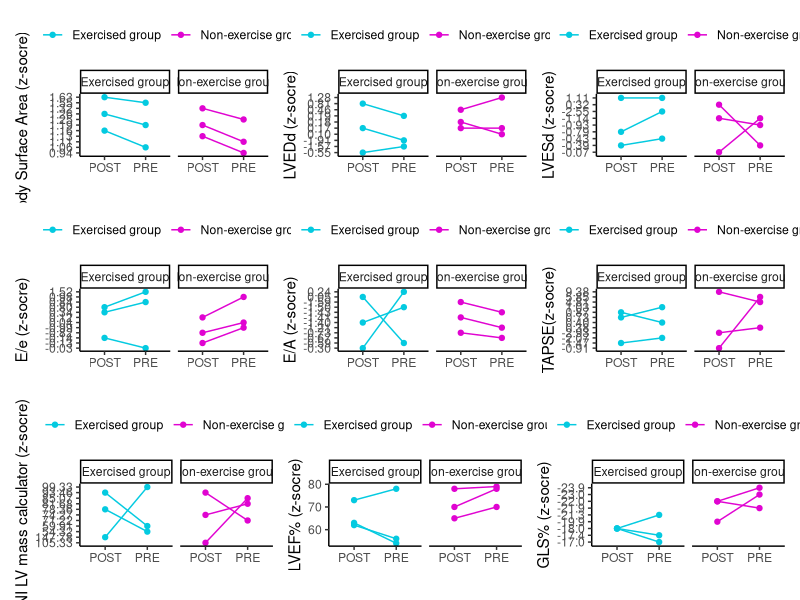

Generate this figure with R:
options(scipen=30, digits=2)

# pacotes -------------------------------------------------------------------------------------

library(tidyverse)
library(patchwork)

# carregando a base ---------------------------------------------------------------------------

df <- readxl::read_excel(path = "echo_scores.xlsx") |>
  mutate(group = if_else(group == "Ex", true = "Exercised group",false = "Non-exercise group"))

head(df,n = 12)

# funçao para plot repetido -------------------------------------------------------------------

figura <- function(base, variavel){
  base |>
    ggplot(aes(x = tempo, y = variavel, group = id, color = group)) +
    geom_point() +
    geom_line() +
    facet_grid(~group) +
    theme_classic() +
    scale_colour_manual(values = c("#04cae0", "#e004d1")) +
    labs(x= "") +
    theme(legend.position = "top",
          legend.title = element_blank())
}

# figuras -------------------------------------------------------------------------------------
#BSA
bsa <-
  figura(df, df$BSA) +
  labs(y = bquote("Body Surface Area (z-socre)"))

#LVEDd
LVEDd <-
  figura(df, df$LVEDd_z) +
  labs(y = bquote("LVEDd (z-socre)"))

#LVESd_z"
LVESd <-
  figura(df, df$LVESd_z) +
  labs(y = bquote("LVESd (z-socre)"))

# "E/e_z"
E_e <-
  figura(df, df$`E/e_z`) +
  labs(y = bquote("E/e (z-socre)"))

# "E/A_z"
E_A <-
  figura(df, df$`E/A_z`) +
  labs(y = bquote("E/A (z-socre)"))

# "TAPSE_z"
TAPSE <-
  figura(df, df$TAPSE_z) +
  labs(y = bquote("TAPSE(z-socre)"))

# "OMNI_LV_mass_calculator"
OMNI_LV_mass_calculator <-
  figura(df, df$OMNI_LV_mass_calculator) +
  labs(y = bquote("OMNI LV mass calculator (z-socre)"))

# "LVEF%"
LVEF <-
  figura(df, df$`LVEF%`) +
  labs(y = bquote("LVEF% (z-socre)"))

# "GLS%"
GLS <-
  figura(df, df$`GLS%`) +
  labs(y = bquote("GLS% (z-socre)"))

# layout --------------------------------------------------------------------------------------

(bsa | LVEDd | LVESd) / (E_e | E_A | TAPSE) / (OMNI_LV_mass_calculator|LVEF|GLS)












